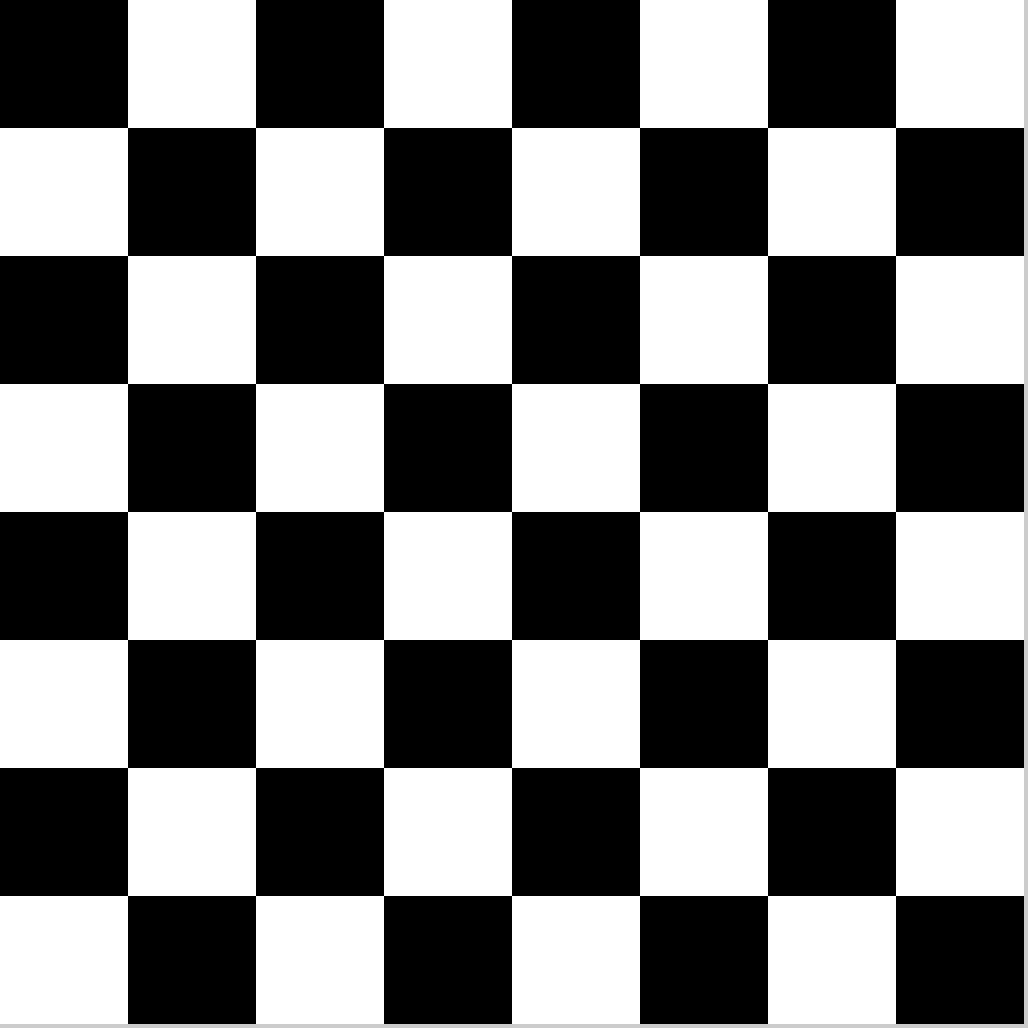
Frame 1 (no input)
Frame 60 (the mouse pressed at the canvas centre just before this capture): identical to frame 1, image omitted
Frame 120 (the mouse held since frame 60 and released just before this capture): identical to frame 1, image omitted

The Processing sketch that drew this single still picture (run headless with seeded random() and noise(); from frame 60 on, the mouse is pressed at the canvas centre):

// Processing sketch: chessBoard
// ── chessBoard.pde
// Chess Board

void setup() {
  size(1028, 1028);
  noStroke();
}

void draw() {
  for (int i = 0; i<8; i++) {
    for (int j = 0; j<8; j++) {
      if ((i+j)%2 == 1) {
        fill(255, 255, 255);
      } else {
        fill(0, 0, 0);
      }
      rect(width/8*j, height/8*i, width/8, height/8);
    }
  }
}
